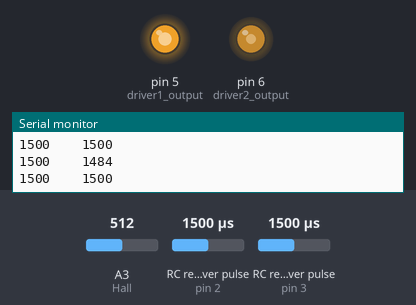
The sketch below on a simulated Arduino Uno, built with avr-gcc and run on an emulated ATmega328P. Shown: output pins drawn as LEDs (lit = HIGH), the last lines printed to the serial monitor. Wiring (inferred from the names in the program): 2 × RC receiver channel: data pin 2 / data pin 3. Inputs (shaded band) come from the test bench; at power-on: RC receiver pulse (sensors on pin 2, pin 3) 1500 µs, A3 (Hall) = 512.

Above: at 1.2 s.
1.3 s: RC receiver pulse (sensor on pin 2) set to 1779 µs
4.3 s: RC receiver pulse (sensor on pin 2) set to 1789 µs
At 4.47 s:
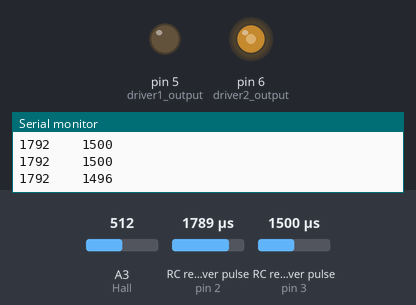
7.3 s: A3 (Hall) set to 6
At 8.14 s:
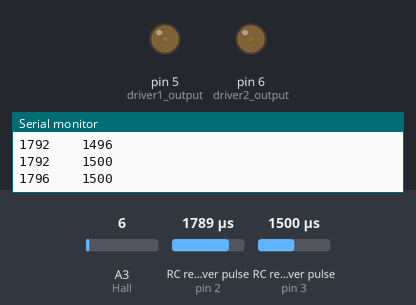
10.3 s: A3 (Hall) set to 3
At 10.53 s:
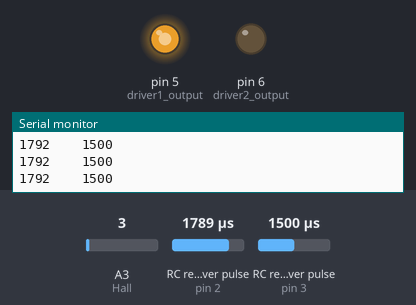
13.3 s: A3 (Hall) set to 716
At 13.7 s:
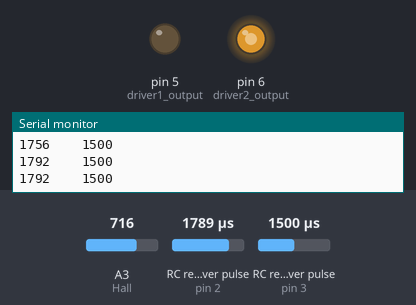
16.3 s: RC receiver pulse (sensor on pin 3) set to 1750 µs
Timing chart, 0 to 20.3 s (numbered marks = the images above; inputs shaded):
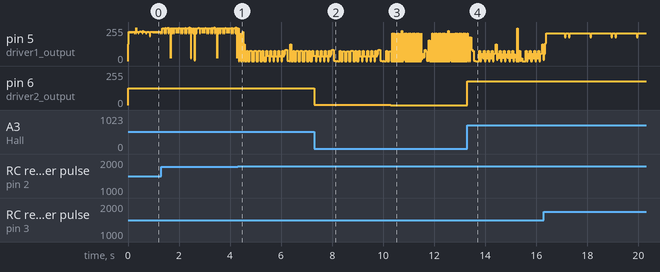

The sketch:

motors_driver.ino
```cpp
// Выходы к которым подключаться, лучше без необходимости не менять
#define driver1_output 5  // К первому мотору ЛЕВЫЙ!
#define driver2_output 6  // Ко второму мотору ПРАВЫЙ!
#define chanel1_input 2  // 1 канал на пульте (белый провод)
#define chanel2_input 3  // 2 канал на пульте (белый провод)
#define Hall A3  // Датчик Холла ручки газа

// Константы для точной настройки, можно менять
float const max_Hall_voltage = 5.0;  // Максимальное напряжение с датчика Холла, поменять для большей чувствительности
byte const low_shim_time = 127;  // Теоретически это 1мс
byte const high_shim_time = 255;  // Теоретически это 2 мс
int const pulse_max = 2000;  // мкс, максимальное значение с пульта
int const pulse_min = 1000;  // мкс, минимальное значение с пульта
int const pulse_const = 1500;  // Нулевое положение джостика, нужно для поворотов влево и вправо. Если я продолбался - поменять


// переменные ниже не трожь!
float Hall_voltage = 0;  // Переменная для значения напряжения с датчика Холла
int Pulses_chanel1 = 0;
int Pulses_chanel2 = 0;

volatile long current_time_chanel1 = 0;  // текущее значение времени с начала работы на 1 канале
volatile long current_time_chanel2 = 0;  // текущее значение времени с начала работы на 2 канале
volatile long start_time_chanel1 = 0;  // стартовое значение временных задержек в ШИМ на 1 канале
volatile long start_time_chanel2 = 0;  // стартовое значение временных задержек в ШИМ на 2 канале

int Pulse_width_chanel1 = 0;  // если ругается дописать volatile перед строкой
int Pulse_width_chanel2 = 0;  // если ругается дописать volatile перед строкой

void setup() {
// следующую строчку при финальной прошивке удалить
  Serial.begin(9600);

  pinMode(driver1_output, OUTPUT);
  pinMode(driver2_output, OUTPUT);
  pinMode(chanel1_input, INPUT_PULLUP);
  pinMode(chanel2_input, INPUT_PULLUP);
  pinMode(Hall, INPUT_PULLUP);

attachInterrupt(digitalPinToInterrupt(chanel1_input), pulse_timer_cannel1, CHANGE);
attachInterrupt(digitalPinToInterrupt(chanel2_input), pulse_timer_cannel2, CHANGE);


}

void loop() {
  Hall_trigger();

  if (Pulses_chanel1 || Pulses_chanel2 != 0){
    sum_shim(Pulses_chanel1, Pulses_chanel2);
  }
  // Вот эта хрень для отладки через комп, при финальной прошивке удалить
  if (Pulses_chanel1 < 2000){
    Pulse_width_chanel1 = Pulses_chanel1;
  }
  if (Pulses_chanel2 < 2000){
    Pulse_width_chanel2 = Pulses_chanel2;
  }
  Serial.print(Pulse_width_chanel1);
  Serial.print("    ");
  Serial.println(Pulse_width_chanel2);


}

void pulse_timer_cannel1(){
  current_time_chanel1 = micros();
  if (current_time_chanel1 > start_time_chanel1){
    Pulses_chanel1 = current_time_chanel1 - start_time_chanel1;
    start_time_chanel1 = current_time_chanel1;
  }
}

void pulse_timer_cannel2(){
  current_time_chanel2 = micros();
  if (current_time_chanel2 > start_time_chanel2){
    Pulses_chanel2 = current_time_chanel2 - start_time_chanel2;
    start_time_chanel2 = current_time_chanel2;
  }
}

int sum_shim(int Pulses_chanel1,int Pulses_chanel2){  //  Очень не надёжная конструкция, здесь наверняка будет больше всего проблем
  int left = 0;
  int right = 0;
  if (Pulses_chanel2 > pulse_const){
    right = Pulses_chanel1 + (Pulses_chanel2 - pulse_const);
    left = Pulses_chanel1;
  } else if(Pulses_chanel2 < pulse_const){
    right = Pulses_chanel1;
    left = Pulses_chanel1 + (pulse_const - Pulses_chanel2);
  } else if (Pulses_chanel2 == pulse_const){
    right = Pulses_chanel1;
    left = Pulses_chanel1;
  }
  if (left > pulse_max) left = pulse_max;
  if (right > pulse_max) right = pulse_max;
  analogWrite(driver1_output, left);
  analogWrite(driver1_output, right);
}

void Hall_trigger(){
  Hall_voltage = analogRead(Hall);
  Hall_voltage = map(Hall_voltage, 0, 1023, 0, 255);
  Hall_voltage = constrain(Hall_voltage, 0, 255);
  analogWrite(driver1_output, Hall_voltage);
  analogWrite(driver2_output, Hall_voltage);
}
```

Measured:
- the behaviour switches between 1788 and 1789 µs on RC receiver pulse (sensor on pin 2) (found by bisection; images 0 and 1)
- the behaviour switches between 5 and 4 on A3 (Hall) (found by bisection; images 2 and 3)
- after the input at 7.3 s, pin 6 (driver2_output): 127/255 → 1/255 at once
- after the input at 10.3 s, pin 6 (driver2_output): 1/255 → 0/255 at once
- after the input at 13.3 s, pin 6 (driver2_output): 0/255 → 178/255 at once
